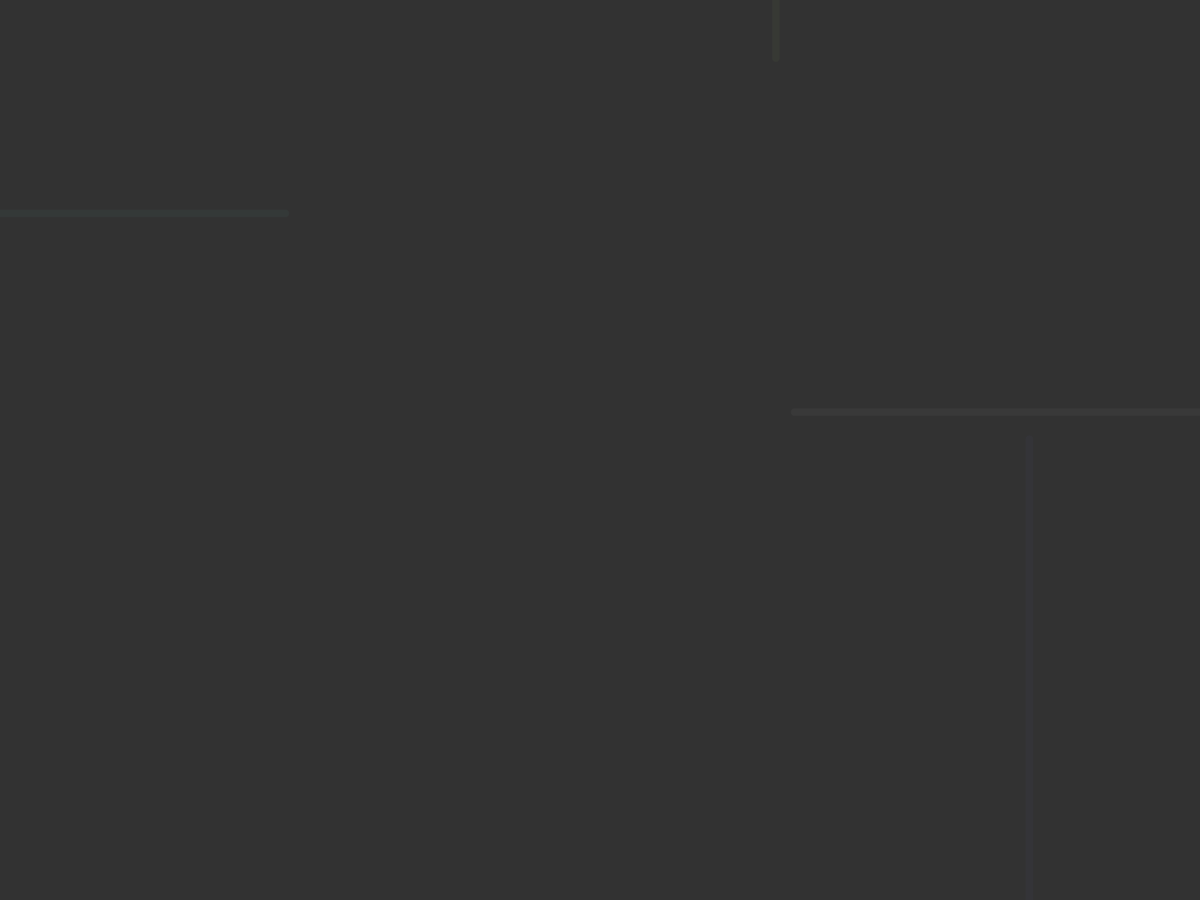
Frame 1 (no input)
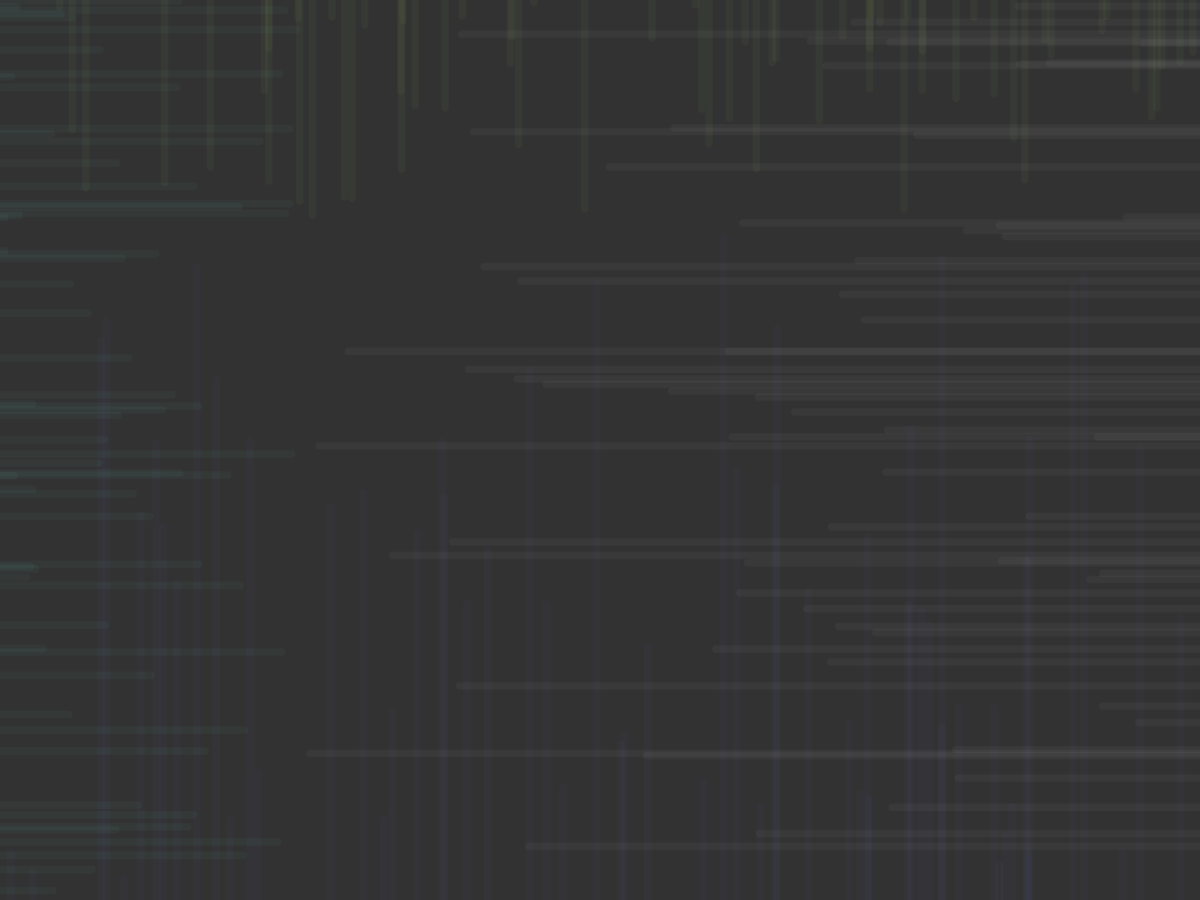
Frame 60 (the mouse pressed at the canvas centre just before this capture)
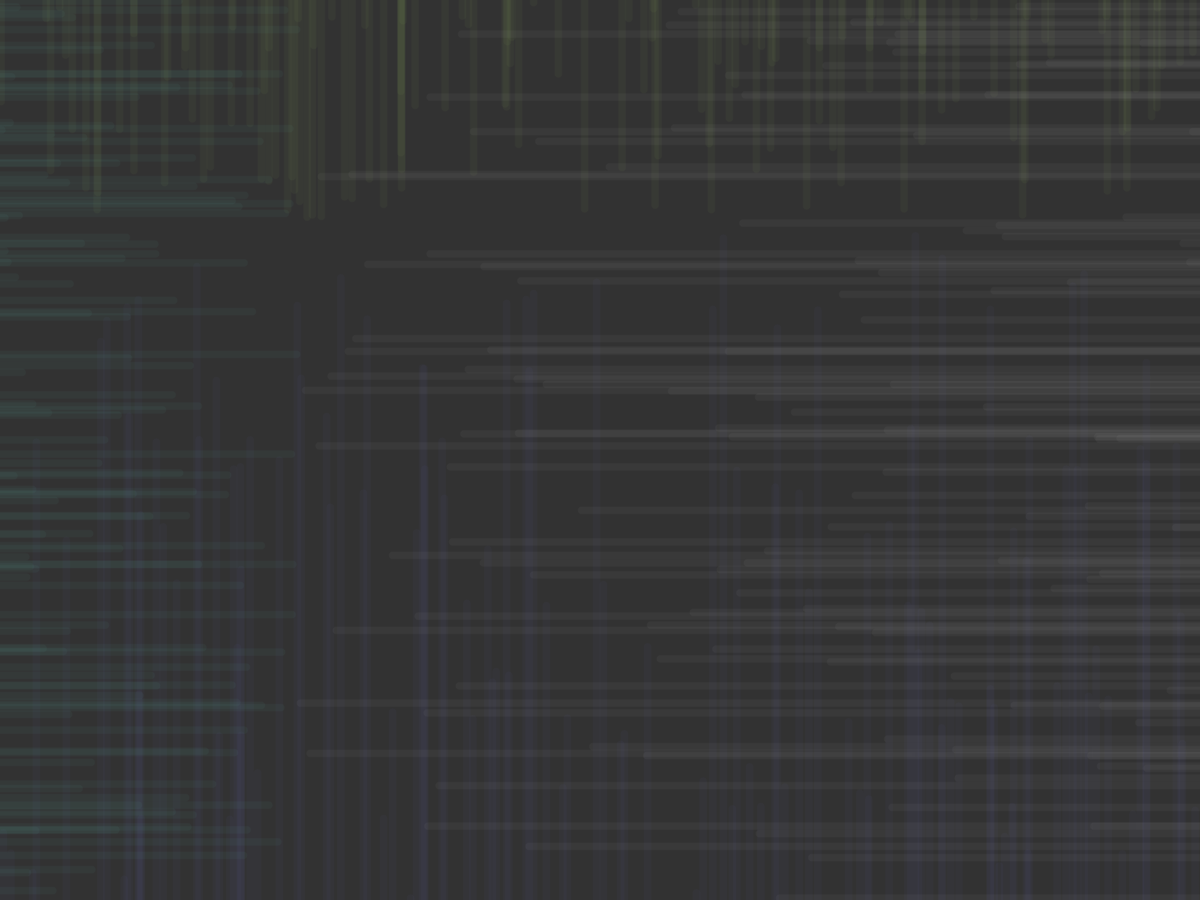
Frame 120 (the mouse held since frame 60 and released just before this capture)

The Processing sketch that drew these frames (run headless with seeded random() and noise(); from frame 60 on, the mouse is pressed at the canvas centre):

// Processing sketch: janthreequartersfull
// ── janthreequartersfull.pde
int clow = 100;
int chigh = 200;
int o = 10;

void setup() {
  fullScreen();
  background(50);
  noFill();
  strokeWeight(10);
}

void draw() {
  top(color(chigh-25, chigh+25, clow, o));
  left(color(clow, chigh+25, chigh, o));
  bottom(color(clow, clow, chigh, o));
  right(color(225, o));
}

void top(color c) {
  stroke(c);
  float x = random(0, width);
  float y = random(0, height/4);
  line(x, 0, x, y);
}

void left(color c) {
  stroke(c);
  float x = random(0, width/4);
  float y = random(0, height);
  line(0, y, x, y);
}


void right(color c) {
  stroke(c);
  float y = random(0, height);
  float x = random(width/4, width);
  line(x, y, width, y);
}

void bottom(color c) {
  stroke(c);
  float x = random(0, width);
  float y = random(height/4, height);
  line(x, y, x, height);
}
